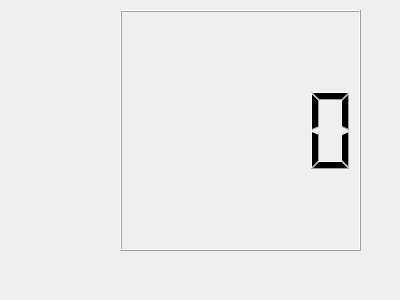
<?xml version="1.0" encoding="UTF-8"?>
<ui version="4.0">
 <class>thirdForm</class>
 <widget class="QWidget" name="thirdForm">
  <property name="geometry">
   <rect>
    <x>0</x>
    <y>0</y>
    <width>400</width>
    <height>300</height>
   </rect>
  </property>
  <property name="windowTitle">
   <string>Form</string>
  </property>
  <widget class="QWidget" name="thirdwidget" native="true">
   <property name="geometry">
    <rect>
     <x>120</x>
     <y>10</y>
     <width>241</width>
     <height>241</height>
    </rect>
   </property>
   <layout class="QGridLayout" name="gridLayout">
    <item row="0" column="0">
     <widget class="QLCDNumber" name="lcdNumber"/>
    </item>
   </layout>
  </widget>
 </widget>
 <resources/>
 <connections/>
</ui>
